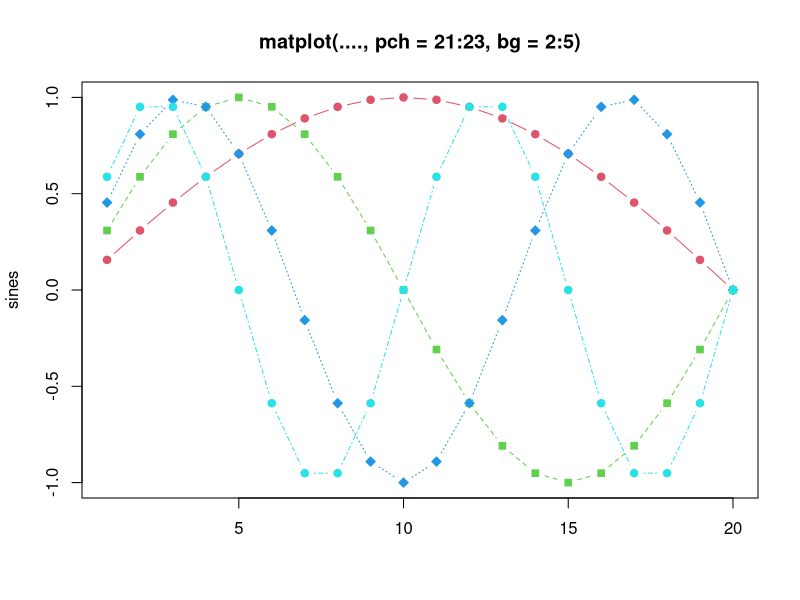

The R script that drew this image:
require(grDevices)
sines <- outer(1:20, 1:4, function(x, y) sin(x / 20 * pi * y))
matplot(sines, type = "b", pch = 21:23, col = 2:5, bg = 2:5,
        main = "matplot(...., pch = 21:23, bg = 2:5)")
